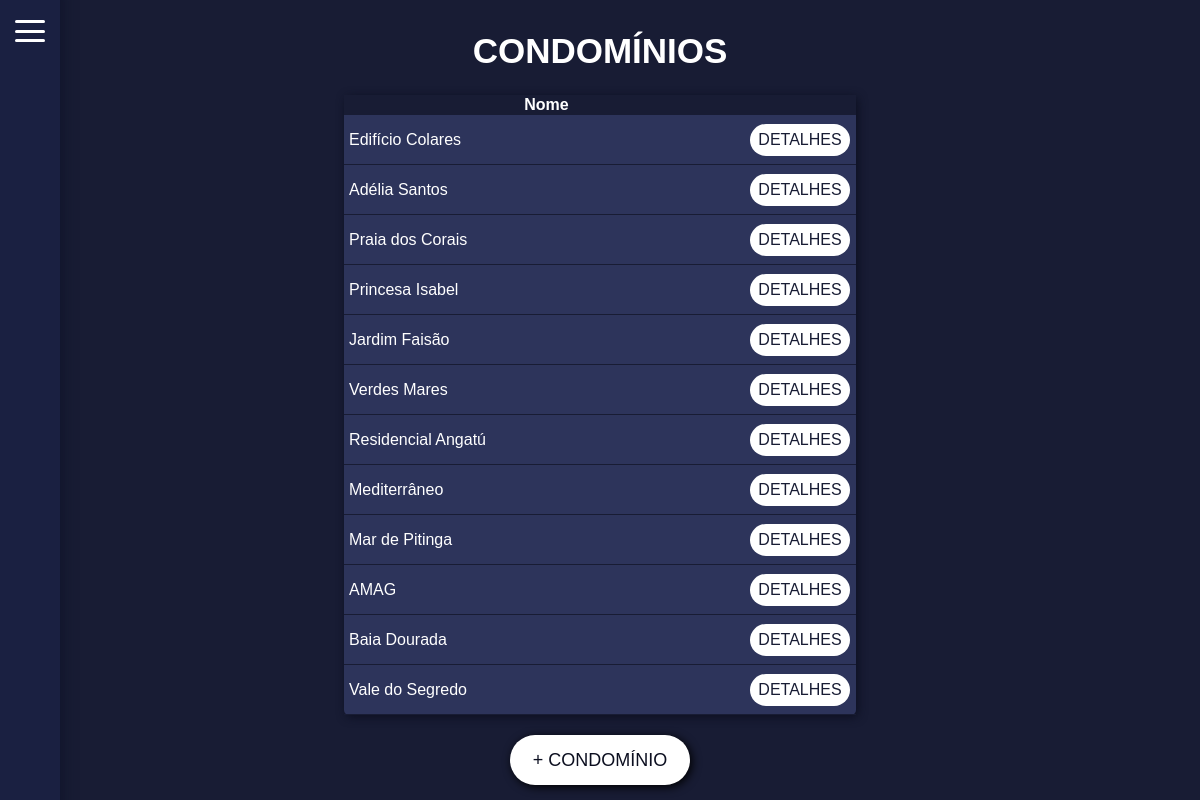
Page /listar_conds/ on the committed database.
### mainApp/models.py (models this page shows, shortened)
class Conds(models.Model):
    name = models.CharField(max_length=100)
    created_at = models.DateTimeField(auto_now_add=True)
    endereco = models.CharField(max_length=200)

### mainApp/views.py (the view)
# urls.py: path('listar_conds/', views.listar_conds, name='listar_conds'), # listar os condomínios
def listar_conds(request):
    cond = Conds.objects.all()
    return render(request, 'lista_conds.html', {'conds': cond})

### mainApp/templates/lista_conds.html (shortened to what this page needs)
<!DOCTYPE html>
<html>
<head>
</head>
<body>
    <div id="cabecalho">
        <h1 class="title">CONDOMÍNIOS</h1>
    </div>
    <div id="bar">
        <label for="menu-toggle" class="menu-btn">
            <span></span>
            <span></span>
            <span></span>
        </label>
        <div class="slide-menu">
            <ul>
            </ul>
        </div>
    </div>
    <div id="main-container">
        {% if conds %}
            <table>
                <thead>
                    <tr id="tr-head">
                        <th>Nome</th>
                        <th></th>
                    </tr>
                </thead>
                <tbody>
                    {% for conds in conds %}
                    <tr class="tr-itens">
                        <td class="cond-name">{{ conds.name }}</td>
                        <td><a href="{% url 'detail_conds' conds.id %}" class="bt-details">DETALHES</a></td>
                    </tr>
                    {% endfor %}
                </tbody>
            </table>
        {% else %}
            <p>Nenhum condomínio cadastrado ainda.</p>
        {% endif %}
        <div id="btn-conds">
            <a href="{% url 'cadastrar_condominio' %}">+ CONDOMÍNIO</a>
        </div>
    </div>
</body>
</html>

### mainApp/templates/lista_conds.html (style rules this page uses)
body { background: #181c34; color: white; font-family: Arial, sans-serif; }
#main-container { display: flex; flex-direction: column; align-items: center; justify-content: center; }
table { background: #2d345b; box-shadow: 2px 2px 10px #0c0f20; border-radius: 5px; border-collapse: collapse; }
.cond-name { padding: 10px 0px 10px 5px; height: 20px; width: 400px; }
.bt-details { display: flex; color: #181c34; justify-content: center; text-decoration: none; background: white; padding-top: 7px; padding-bottom: 7px; width: 100px; border-radius: 70px; margin-right: 5px; }
#tr-head { background: #181c34; }
.tr-itens { height: 50px; }
td { border-bottom: 1px solid #181c34; }
#btn-conds { display: flex; flex-direction: column; align-items:center; margin-top: 20px; gap: 25px; width: 100%; }
#btn-conds a { color: #0c0f20; text-decoration: none; text-align: center; align-content: center; background: white; font-size: 18px; height: 50px; width: 180px; border-radius: 70px; box-shadow: 2px 2px 10px black; transform-origin: center; }
#cabecalho { display: flex; justify-content: center; }
.menu-btn { position: fixed; top: 20px; left: 15px; width: 30px; height: 22px; cursor: pointer; z-index: 1002; display: flex; flex-direction: column; justify-content: space-between; }
.menu-btn span { display: block; height: 3px; width: 30px; background: #fff; border-radius: 3px; transition: 0.3s; }
.slide-menu { position: fixed; top: 0; left: -190px; width: 250px; height: 100%; background: #1a2041; color: white; transition: left 0.3s ease; padding-top: 40px; z-index: 1001; box-shadow: 5px -10px 10px #12162d; }
.slide-menu ul, li { padding-top: 10px; padding-left: 5px; padding-right: 60px; padding-bottom: 10px; }
.slide-menu ul { align-content: space-evenly; }
.slide-menu ul { list-style-type: none; }
.title { font-size: 35px; }

### rows in the picture
Conds: name "Edifício Colares"
Conds: name "Adélia Santos"
Conds: name "Praia dos Corais"
Conds: name "Princesa Isabel"
Conds: name "Jardim Faisão"
Conds: name "Verdes Mares"
Conds: name "Residencial Angatú"
Conds: name "Mediterrâneo"
Conds: name "Mar de Pitinga"
Conds: name "AMAG"
Conds: name "Baia Dourada"
Conds: name "Vale do Segredo"
